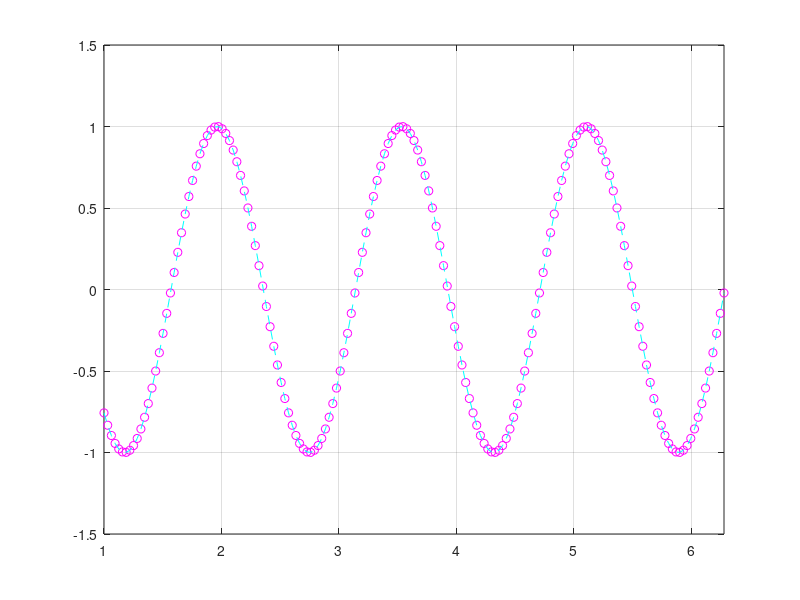

The MATLAB source for this figure:
myData = csvread('Sine.csv');
x = myData(:,1);
y = myData(:,2);

%Plot the data
figure(1)
plot(x,y,'om')
hold on
plot(x,y,'--c')
grid on
axis tight
ylim([-1.5 1.5])